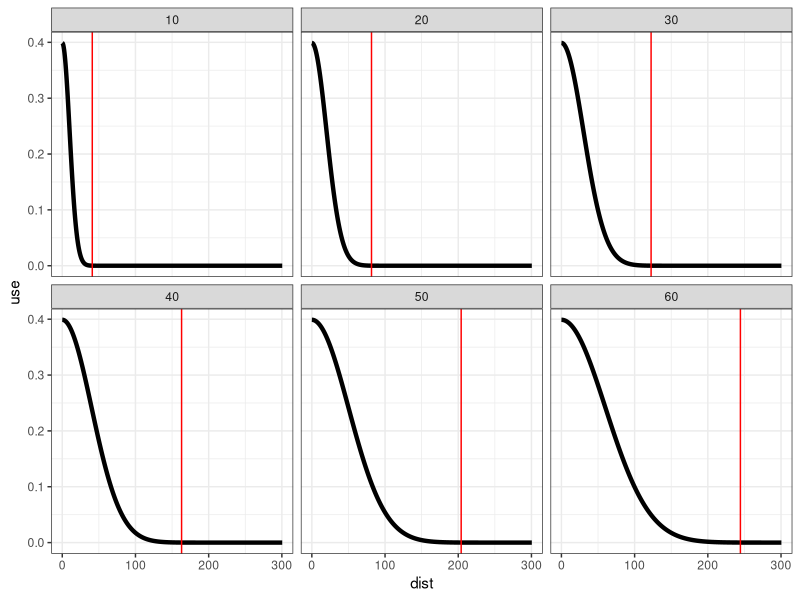
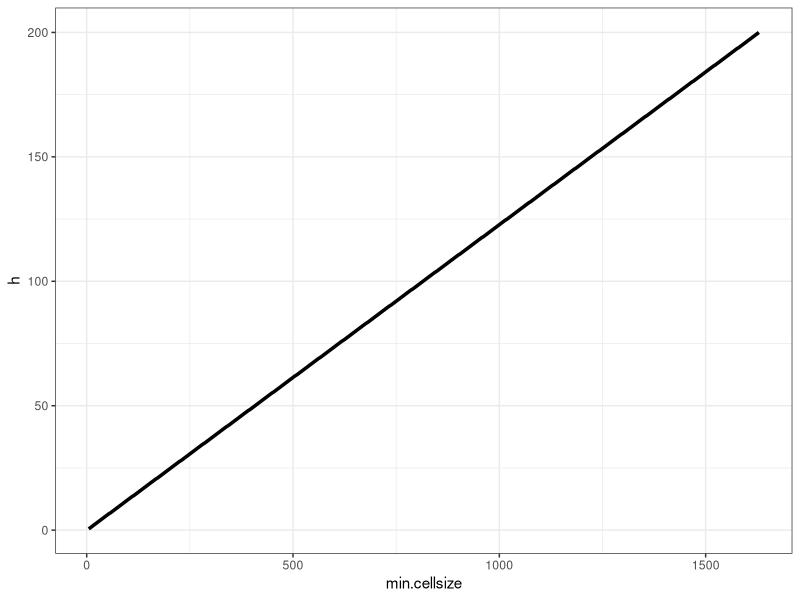

These figures' R source, in order:
#### ~~~~~~~~~~~~~~~~~~~~~~~~~~~~~####

## TRYING TO FIND THE BEST H VALUE ###

#### ~~~~~~~~~~~~~~~~~~~~~~~~~~~~~####

## Steffen oppel, 10 March 2019

library(ggplot2)
library(tidyverse)


## description of how a kernel is calculated: https://cran.r-project.org/web/packages/kdensity/vignettes/tutorial.html

kernel.dens  = function(y, x, h) dnorm((y-x)/h)

### SHORT GRAPHIC EVALUATION ###

x<-0
y<- seq(0,500,0.5)
h<-seq(10,60,10)
heval<-data.frame()
for (i in h){
  dens<-kernel.dens(y,x,i)
  out<-data.frame(dist=y,use=dens, h=i)
  out$min<-min(out$dist[out$use<0.0001]) #MB# min is distance value below which 99.99% of kernel volume falls for a given value of h
  heval<-rbind(heval,out)
}

head(heval)

heval %>% arrange(h,dist) %>% filter(dist<301) %>%
ggplot(aes(x=dist,y=use)) + geom_line(size=1.5) +
  facet_wrap("h") +
  geom_vline(aes(xintercept=min), col='red') +
  theme_bw()



#### EXHAUSTIVE EVALUATION OF H VALUE IN RELATION TO CELL SIZE ###

x<-0
y<- seq(0,1000,0.5)
h<-seq(0.5,200,0.5)
heval<-data.frame()
for (i in h){
  dens<-kernel.dens(y,x,i)
  out<-data.frame(dist=y,use=dens)
  out<-data.frame(h=i,dist0UD=min(out$dist[out$use<0.0001]))
  heval<-rbind(heval,out)
}

### PLOT THE RELATIONSHIP BETWEEN H AND MIN CELL SIZE

heval %>% mutate(min.cellsize=2*dist0UD) %>%
  ggplot(aes(y=h,x=min.cellsize)) + geom_line(size=1.2) + theme_bw()


### HOW TO FIND MIN H VALUE
heval<-heval %>% mutate(min.cellsize=2*dist0UD) 
summary(lm(h~min.cellsize, data=heval))

relation <- summary(lm(h~min.cellsize, data=heval))

#### ~~~~~~~~~~~~~~~~~~~~~~~~~~~~~####
####        CONCLUSION            ####
#### ~~~~~~~~~~~~~~~~~~~~~~~~~~~~~####

# The min H parameter should be 0.1228 times the cell.size of the SpatialPixels over which kernel density is estimated.
# If the H parameter is smaller, then 99.99% of the kernel density will be within a single cell (if the location is at the centre of the cell) (MB which it is! As effectively there is only one 'point' in a cell, it's center!)
